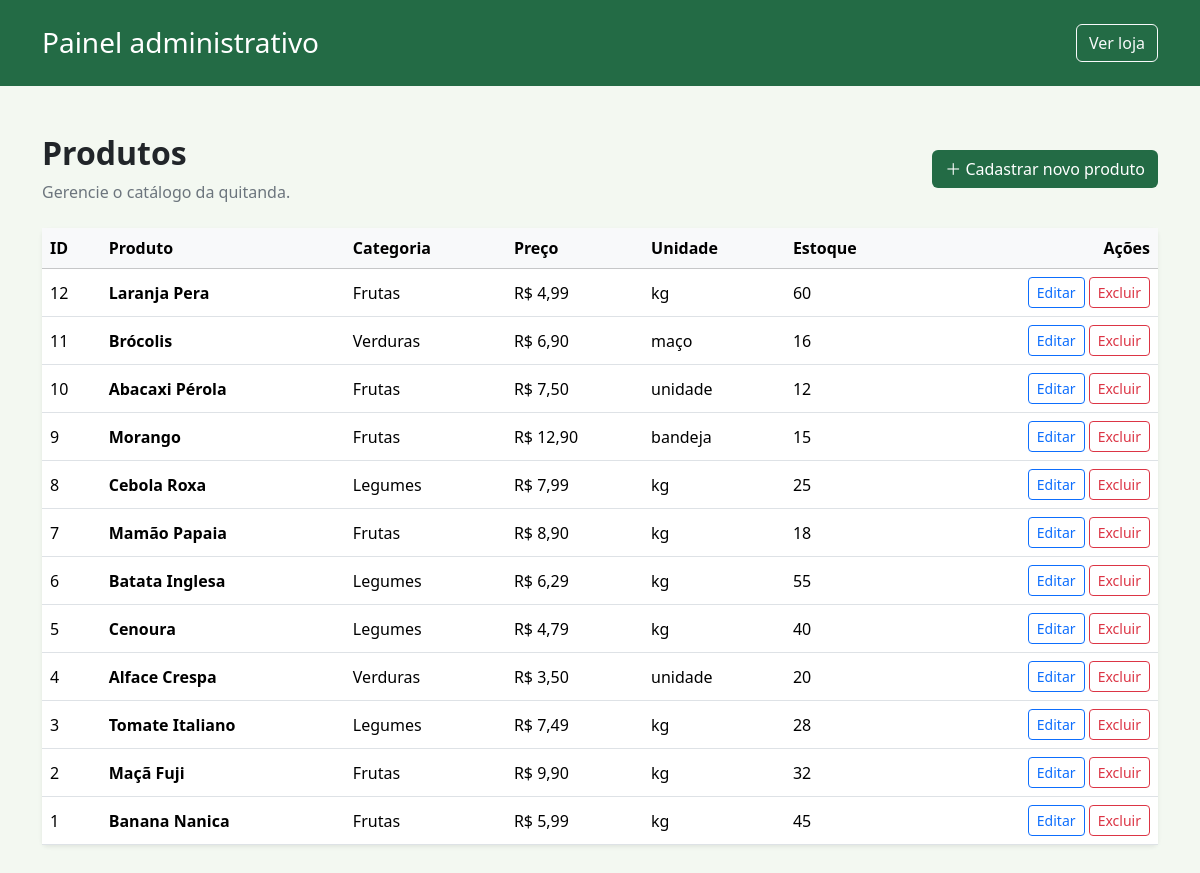
The app's page /admin.php with its own data.
### tables this page shows
CREATE TABLE IF NOT EXISTS produtos (
  id INT UNSIGNED AUTO_INCREMENT PRIMARY KEY,
  nome VARCHAR(150) NOT NULL,
  categoria ENUM('Frutas','Legumes','Verduras') NOT NULL,
  preco DECIMAL(10,2) NOT NULL,
  unidade VARCHAR(30) NOT NULL DEFAULT 'kg',
  estoque INT UNSIGNED NOT NULL DEFAULT 0,
  imagem_url VARCHAR(500) DEFAULT NULL
);

### admin.php (the view, shortened to what this page needs)
<?php
require __DIR__ . '/conexao.php';
$produtos = $pdo->query('SELECT * FROM produtos ORDER BY id DESC')->fetchAll();
function h($v) { return htmlspecialchars((string)$v, ENT_QUOTES, 'UTF-8'); }
?>
<!doctype html><html lang="pt-BR"><head><meta charset="utf-8"><meta name="viewport" content="width=device-width,initial-scale=1">
<title>Administração | Quitanda Verde</title><link href="https://cdn.jsdelivr.net/npm/bootstrap@5.3.3/dist/css/bootstrap.min.css" rel="stylesheet">
<style>body{background:#f3f8f1}.top{background:#236b45;color:white}.btn-green{background:#236b45;color:white}</style></head><body>
<header class="top py-4"><div class="container d-flex justify-content-between align-items-center"><h1 class="h3 mb-0">Painel administrativo</h1><a class="btn btn-outline-light" href="index.php">Ver loja</a></div></header>
<main class="container py-5"><div class="d-flex justify-content-between align-items-center mb-4"><div><h2 class="fw-bold">Produtos</h2><p class="text-secondary mb-0">Gerencie o catálogo da quitanda.</p></div><a class="btn btn-green" href="cadastrar.php">＋ Cadastrar novo produto</a></div>
<div class="card border-0 shadow-sm"><div class="table-responsive"><table class="table table-hover align-middle mb-0"><thead class="table-light"><tr><th>ID</th><th>Produto</th><th>Categoria</th><th>Preço</th><th>Unidade</th><th>Estoque</th><th class="text-end">Ações</th></tr></thead><tbody>
<?php foreach($produtos as $p): ?><tr><td><?=(int)$p['id']?></td><td class="fw-semibold"><?=h($p['nome'])?></td><td><?=h($p['categoria'])?></td><td>R$ <?=number_format((float)$p['preco'],2,',','.')?></td><td><?=h($p['unidade'])?></td><td><?=(int)$p['estoque']?></td><td class="text-end text-nowrap"><a class="btn btn-sm btn-outline-primary" href="editar.php?id=<?=(int)$p['id']?>">Editar</a> <a class="btn btn-sm btn-outline-danger" href="excluir.php?id=<?=(int)$p['id']?>" onclick="return confirm('Tem certeza que deseja excluir este produto?')">Excluir</a></td></tr><?php endforeach; ?>
</tbody></table></div></div></main></body></html>

### admin.php (style rules this page uses)
body { background:#f3f8f1 }
.top { background:#236b45;color:white }
.btn-green { background:#236b45;color:white }

### records on screen
produtos: id "12", nome "Laranja Pera", categoria "Frutas", preco "4,99", unidade "kg", estoque "60"
produtos: id "11", nome "Brócolis", categoria "Verduras", preco "6,90", unidade "maço", estoque "16"
produtos: id "10", nome "Abacaxi Pérola", categoria "Frutas", preco "7,50", unidade "unidade", estoque "12"
produtos: id "9", nome "Morango", categoria "Frutas", preco "12,90", unidade "bandeja", estoque "15"
produtos: id "8", nome "Cebola Roxa", categoria "Legumes", preco "7,99", unidade "kg", estoque "25"
produtos: id "7", nome "Mamão Papaia", categoria "Frutas", preco "8,90", unidade "kg", estoque "18"
produtos: id "6", nome "Batata Inglesa", categoria "Legumes", preco "6,29", unidade "kg", estoque "55"
produtos: id "5", nome "Cenoura", categoria "Legumes", preco "4,79", unidade "kg", estoque "40"
produtos: id "4", nome "Alface Crespa", categoria "Verduras", preco "3,50", unidade "unidade", estoque "20"
produtos: id "3", nome "Tomate Italiano", categoria "Legumes", preco "7,49", unidade "kg", estoque "28"
produtos: id "2", nome "Maçã Fuji", categoria "Frutas", preco "9,90", unidade "kg", estoque "32"
produtos: id "1", nome "Banana Nanica", categoria "Frutas", preco "5,99", unidade "kg", estoque "45"
